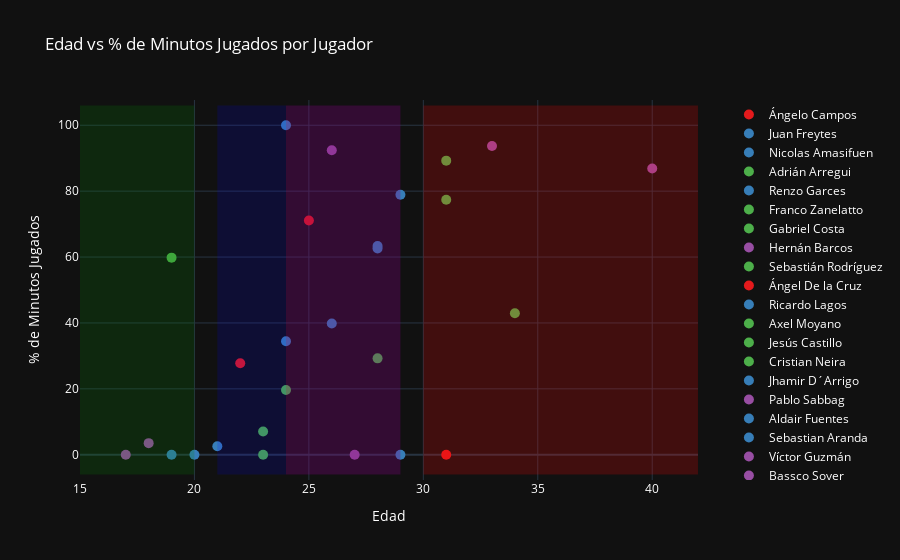

The notebook cell saved with this chart:
### Code cell
import pandas as pd
import plotly.express as px
import plotly.graph_objects as go

# Leer el archivo xlsx
df = pd.read_excel('ALIANZA LIMA 2024.xlsx')
cantidad_jornadas_jugadas = 6  # Actualizar

minutos_columns = [col for col in df.columns if ' - Minutos' in col]
for col in minutos_columns:
    df[col] = pd.to_numeric(df[col], errors='coerce')
df[minutos_columns] = df[minutos_columns].fillna(0)

df = df.sort_values(by='Dorsal')
df['Total Minutos'] = df[minutos_columns].sum(axis=1)

total_minutos_posibles = 90 * cantidad_jornadas_jugadas
df['Porcentaje Minutos Jugados'] = (df['Total Minutos'] / total_minutos_posibles) * 100

posiciones_unicas = df['Posición'].unique()
colores = px.colors.qualitative.Set1
mapeo_colores = {pos: colores[i % len(colores)] for i, pos in enumerate(posiciones_unicas)}

# Crear el gráfico de dispersión con Plotly
fig = go.Figure()

for i, row in df.iterrows():
    color = mapeo_colores[row['Posición']]
    # Truncar el porcentaje a dos decimales para el texto del hover
    porcentaje_truncado = f"{row['Porcentaje Minutos Jugados']:.2f}"  # Formatear a dos decimales
    fig.add_trace(go.Scatter(
        x=[row['Edad 2024']], 
        y=[row['Porcentaje Minutos Jugados']],
        mode='markers',
        marker=dict(size=10, color=color),
        hoverinfo='text',
        text=f"{row['Jugador']}: {porcentaje_truncado}%",  # Usar el valor truncado
        name=row['Jugador']))

# Actualizar el layout del gráfico para ajustar el tamaño
fig.update_layout(
    title='Edad vs % de Minutos Jugados por Jugador',
    xaxis_title='Edad',
    yaxis_title='% de Minutos Jugados',
    template = 'plotly_dark',
    font=dict(color='white'),
    legend=dict(x=1.05, y=1),
    xaxis=dict(range=[15, 42], color='white'),
    yaxis=dict(color='white'),
    height=600  # Ajustar según necesidad
)

# En azul los jugadores transitorios (mas de 30), en morado los de alta competencia (24 a 29), en rojo claro los jugadores jóvenes (de 21 a 23)
# En verde los potrillos (menos de 20)
# Jugadores transitorios (más de 30 años), en azul
fig.add_shape(type="rect", x0=30, y0=-6, x1=45, y1=106,
              line=dict(width=0), fillcolor="red", opacity=0.2)

# Jugadores de alta competencia (24 a 29 años), en morado
fig.add_shape(type="rect", x0=24, y0=-6, x1=29, y1=106,
              line=dict(width=0), fillcolor="purple", opacity=0.3)

# Jugadores jóvenes (21 a 24 años), en rojo claro
fig.add_shape(type="rect", x0=21, y0=-6, x1=24, y1=106,
              line=dict(width=0), fillcolor="blue", opacity=0.15)

# Potrillos (menos de 20 años), en verde
fig.add_shape(type="rect", x0=15, y0=-6, x1=20, y1=106,
              line=dict(width=0), fillcolor="green", opacity=0.2)

fig.show()

### Figure 1 — Plotly figure (JSON) as saved in the notebook; plotly's stock layout.template omitted (floating-point values rounded to 4 significant figures)
{"data": [{"hoverinfo": "text", "marker": {"color": "rgb(228,26,28)", "size": 10}, "mode": "markers", "name": "Ángelo Campos", "text": "Ángelo Campos: 0.00%", "type": "scatter", "x": [31], "y": [0]}, {"hoverinfo": "text", "marker": {"color": "rgb(55,126,184)", "size": 10}, "mode": "markers", "name": "Juan Freytes", "text": "Juan Freytes: 100.00%", "type": "scatter", "x": [24], "y": [100]}, {"hoverinfo": "text", "marker": {"color": "rgb(55,126,184)", "size": 10}, "mode": "markers", "name": "Nicolas Amasifuen", "text": "Nicolas Amasifuen: 0.00%", "type": "scatter", "x": [19], "y": [0]}, {"hoverinfo": "text", "marker": {"color": "rgb(77,175,74)", "size": 10}, "mode": "markers", "name": "Adrián Arregui", "text": "Adrián Arregui: 77.41%", "type": "scatter", "x": [31], "y": [77.41]}, {"hoverinfo": "text", "marker": {"color": "rgb(55,126,184)", "size": 10}, "mode": "markers", "name": "Renzo Garces", "text": "Renzo Garces: 63.33%", "type": "scatter", "x": [28], "y": [63.33]}, {"hoverinfo": "text", "marker": {"color": "rgb(77,175,74)", "size": 10}, "mode": "markers", "name": "Franco Zanelatto", "text": "Franco Zanelatto: 19.63%", "type": "scatter", "x": [24], "y": [19.63]}, {"hoverinfo": "text", "marker": {"color": "rgb(77,175,74)", "size": 10}, "mode": "markers", "name": "Gabriel Costa", "text": "Gabriel Costa: 42.96%", "type": "scatter", "x": [34], "y": [42.96]}, {"hoverinfo": "text", "marker": {"color": "rgb(152,78,163)", "size": 10}, "mode": "markers", "name": "Hernán Barcos", "text": "Hernán Barcos: 86.85%", "type": "scatter", "x": [40], "y": [86.85]}, {"hoverinfo": "text", "marker": {"color": "rgb(77,175,74)", "size": 10}, "mode": "markers", "name": "Sebastián Rodríguez", "text": "Sebastián Rodríguez: 89.26%", "type": "scatter", "x": [31], "y": [89.26]}, {"hoverinfo": "text", "marker": {"color": "rgb(228,26,28)", "size": 10}, "mode": "markers", "name": "Ángel De la Cruz", "text": "Ángel De la Cruz: 27.78%", "type": "scatter", "x": [22], "y": [27.78]}, {"hoverinfo": "text", "marker": {"color": "rgb(55,126,184)", "size": 10}, "mode": "markers", "name": "Ricardo Lagos", "text": "Ricardo Lagos: 62.59%", "type": "scatter", "x": [28], "y": [62.59]}, {"hoverinfo": "text", "marker": {"color": "rgb(77,175,74)", "size": 10}, "mode": "markers", "name": "Axel Moyano", "text": "Axel Moyano: 7.04%", "type": "scatter", "x": [23], "y": [7.037]}, {"hoverinfo": "text", "marker": {"color": "rgb(77,175,74)", "size": 10}, "mode": "markers", "name": "Jesús Castillo", "text": "Jesús Castillo: 29.26%", "type": "scatter", "x": [28], "y": [29.26]}, {"hoverinfo": "text", "marker": {"color": "rgb(77,175,74)", "size": 10}, "mode": "markers", "name": "Cristian Neira", "text": "Cristian Neira: 0.00%", "type": "scatter", "x": [23], "y": [0]}, {"hoverinfo": "text", "marker": {"color": "rgb(55,126,184)", "size": 10}, "mode": "markers", "name": "Jhamir D´Arrigo", "text": "Jhamir D´Arrigo: 34.44%", "type": "scatter", "x": [24], "y": [34.44]}, {"hoverinfo": "text", "marker": {"color": "rgb(152,78,163)", "size": 10}, "mode": "markers", "name": "Pablo Sabbag", "text": "Pablo Sabbag: 0.00%", "type": "scatter", "x": [27], "y": [0]}, {"hoverinfo": "text", "marker": {"color": "rgb(55,126,184)", "size": 10}, "mode": "markers", "name": "Aldair Fuentes", "text": "Aldair Fuentes: 39.81%", "type": "scatter", "x": [26], "y": [39.81]}, {"hoverinfo": "text", "marker": {"color": "rgb(55,126,184)", "size": 10}, "mode": "markers", "name": "Sebastian Aranda", "text": "Sebastian Aranda: 0.00%", "type": "scatter", "x": [20], "y": [0]}, {"hoverinfo": "text", "marker": {"color": "rgb(152,78,163)", "size": 10}, "mode": "markers", "name": "Víctor Guzmán", "text": "Víctor Guzmán: 3.52%", "type": "scatter", "x": [18], "y": [3.519]}, {"hoverinfo": "text", "marker": {"color": "rgb(152,78,163)", "size": 10}, "mode": "markers", "name": "Bassco Soyer", "text": "Bassco Soyer: 0.00%", "type": "scatter", "x": [17], "y": [0]}, {"hoverinfo": "text", "marker": {"color": "rgb(55,126,184)", "size": 10}, "mode": "markers", "name": "Marco Huaman", "text": "Marco Huaman: 2.59%", "type": "scatter", "x": [21], "y": [2.593]}, {"hoverinfo": "text", "marker": {"color": "rgb(152,78,163)", "size": 10}, "mode": "markers", "name": "Kevin Serna", "text": "Kevin Serna: 92.41%", "type": "scatter", "x": [26], "y": [92.41]}, {"hoverinfo": "text", "marker": {"color": "rgb(77,175,74)", "size": 10}, "mode": "markers", "name": "Catriel Cabellos", "text": "Catriel Cabellos: 59.81%", "type": "scatter", "x": [19], "y": [59.81]}, {"hoverinfo": "text", "marker": {"color": "rgb(55,126,184)", "size": 10}, "mode": "markers", "name": "Jiovany Ramos", "text": "Jiovany Ramos: 78.89%", "type": "scatter", "x": [29], "y": [78.89]}, {"hoverinfo": "text", "marker": {"color": "rgb(152,78,163)", "size": 10}, "mode": "markers", "name": "Cecilio Waterman", "text": "Cecilio Waterman: 93.70%", "type": "scatter", "x": [33], "y": [93.7]}, {"hoverinfo": "text", "marker": {"color": "rgb(55,126,184)", "size": 10}, "mode": "markers", "name": "Yordi Vílchez", "text": "Yordi Vílchez: 0.00%", "type": "scatter", "x": [29], "y": [0]}, {"hoverinfo": "text", "marker": {"color": "rgb(228,26,28)", "size": 10}, "mode": "markers", "name": "Franco Saravia", "text": "Franco Saravia: 71.11%", "type": "scatter", "x": [25], "y": [71.11]}], "layout": {"autosize": true, "font": {"color": "white"}, "legend": {"x": 1.05, "y": 1}, "shapes": [{"fillcolor": "red", "line": {"width": 0}, "opacity": 0.2, "type": "rect", "x0": 30, "x1": 45, "y0": -6, "y1": 106}, {"fillcolor": "purple", "line": {"width": 0}, "opacity": 0.3, "type": "rect", "x0": 24, "x1": 29, "y0": -6, "y1": 106}, {"fillcolor": "blue", "line": {"width": 0}, "opacity": 0.15, "type": "rect", "x0": 21, "x1": 24, "y0": -6, "y1": 106}, {"fillcolor": "green", "line": {"width": 0}, "opacity": 0.2, "type": "rect", "x0": 15, "x1": 20, "y0": -6, "y1": 106}], "title": {"text": "Edad vs % de Minutos Jugados por Jugador"}, "xaxis": {"color": "white", "range": [15, 42], "title": {"text": "Edad"}, "type": "linear"}, "yaxis": {"autorange": true, "color": "white", "range": [-10.2, 110.2], "title": {"text": "% de Minutos Jugados"}, "type": "linear"}}}
